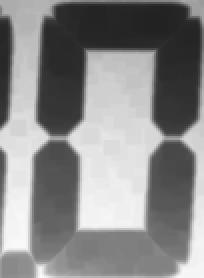
#> input picture training/0/0_010036_crop_0dilated-r-0-d-1-i-3.png, 102 x 139 px (shown 2 times larger); its folder holds only this picture in this run
$ python train_model.py
#> lines starting #> are read from the running program, lines starting #| are printed output that depends on the picture
# train_model.py

import os
import cv2
import numpy as np

# Current version of training
version = '_2_7'

RESIZED_IMAGE_WIDTH = 20
RESIZED_IMAGE_HEIGHT = 30

int_classifications = []
npa_flattened_images = np.empty((0, RESIZED_IMAGE_WIDTH * RESIZED_IMAGE_HEIGHT))
npa_classifications = []

trained_folder = 'knn'
trained_json_path = 'training' + version + '.json'


# Classify a digit
def train_file(file_path, char):
#> called with char = '0'
    global npa_flattened_images, int_classifications, npaRawFlattenedImages
    if char == 'dot':
        char = 'A'
    img = cv2.imread(file_path)
#> img is the input picture: shape (139, 102, 3); min 34, max 251, mean 136.8
    imgGray = cv2.cvtColor(img, cv2.COLOR_BGR2GRAY)
    imgThreshCopy = imgGray.copy()
    imgROIResized = cv2.resize(imgThreshCopy, (RESIZED_IMAGE_WIDTH, RESIZED_IMAGE_HEIGHT))
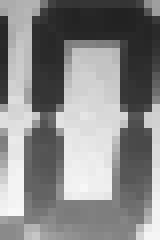
#> imgROIResized: shape (30, 20) (shown 8 times larger); min 34, max 249, mean 136.2

    int_classifications.append(ord(char))
    npaFlattenedImage = imgROIResized.reshape((1, RESIZED_IMAGE_WIDTH * RESIZED_IMAGE_HEIGHT))
    npa_flattened_images = np.append(npa_flattened_images, npaFlattenedImage, 0)


# Write out the dictionary as a string
def serialize_dict(dict):
    output = '{'
    count = 1
    proplen = len(dict)
    for key in dict:
        vals = dict[key]
        output += '"{}": {}'.format(key, vals)
        if count < proplen:
            output += ','
        count += 1
    output += '}'
    return output


# Write out the image mat data, to the format OpenCV expects
def serialize_mat(mat):
    type_id = 'opencv-matrix'
    dt = 'f'  # TODO: Be smarter about the data type
    return '{{"type_id":"{}", "dt":"{}", "data":{}, "rows":{}, "cols": {}}}\n' \
        .format(type_id, dt, serialize_array(mat), mat.shape[0], mat.shape[1])


# Write out an array into a string for use in serialization
def serialize_array(arr):
    output = '['
    for value in arr:
        for element in value:
            output += str(element) + ',' #'%.18e' % thing2 + ',\n'
    output = output[:-1]
    output += ']'
    return output


def main():
    training_dir = "training"

    for fname in os.listdir(training_dir):
        path = os.path.join(training_dir, fname)
        if os.path.isdir(path):
            print('Training ' + fname)
            tfiles = os.listdir(path)
            for tfile in tfiles:
                if not tfile.startswith('.'):
                    train_file(path + '/' + tfile, fname)
#> pass 2 of the loop in main, `for fname in os.listdir(training_dir):`:
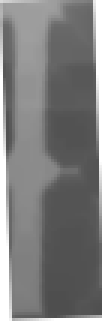
#> input picture training/1/1_10032_crop_1dilated-r-2-d-1-i-3.png, 34 x 107 px (shown 3 times larger)
#> in train_file, img is the input picture: shape (107, 34, 3); min 78, max 255, mean 123.1
#> imgGray: shape (107, 34)
#> in train_file (call 2), `imgROIResized = cv2.resize(imgThreshCopy, (RESIZED_IMAGE_WIDTH, RESIZE..`:
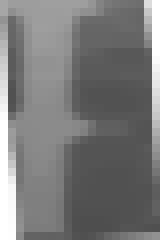
#> imgROIResized: shape (30, 20) (shown 8 times larger); min 78, max 255, mean 121.8

    # Save the classifications for use in Python
    fltClassifications = np.array(int_classifications, np.float32)
    npaClassifications = fltClassifications.reshape((fltClassifications.size, 1))
    np.savetxt(trained_folder + "/classifications" + version + ".txt", npaClassifications)
    np.savetxt(trained_folder + "/flattened_images" + version + ".txt", npa_flattened_images)

    # Save the classifications into a JSON file for use in C++/iOS
    data = {
        'classifications': serialize_mat(npaClassifications),
        'flattened_images': serialize_mat(npa_flattened_images)
    }
#> the loop in serialize_array (call 2), `for value in arr:` made 2 passes
    with open(trained_folder + '/' + trained_json_path, 'w') as outfile:
        outfile.write(serialize_dict(data))
#> in serialize_dict, `proplen = len(dict)`: proplen = 2
#> the loop in serialize_dict, `for key in dict:` made 2 passes
#> (key, count) on passes 1 to 2: ('classifications', 2), ('flattened_images', 3)
#> after the loop in serialize_dict, `for key in dict:`: count = 3


if __name__ == "__main__":
    main()
